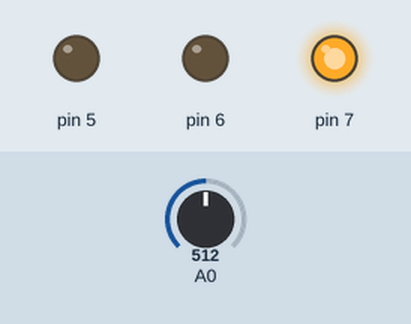
A sketch run on a simulated Arduino Uno, built with avr-gcc and run on an emulated ATmega328P. Parts: output pins drawn as LEDs (lit = HIGH). The inputs (shaded band) are chosen by the test bench; at power-on: A0 = 512.

Above: at 1.2 s.
1.3 s: A0 set to 494
At 1.8 s:
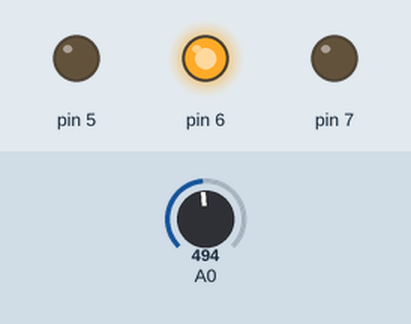
2.8 s: A0 set to 271
4.3 s: A0 set to 243
At 5.3 s:
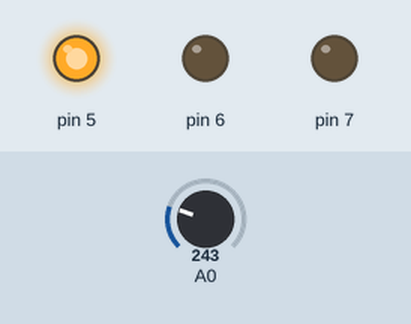
5.8 s: A0 set to 900
At 6.4 s:
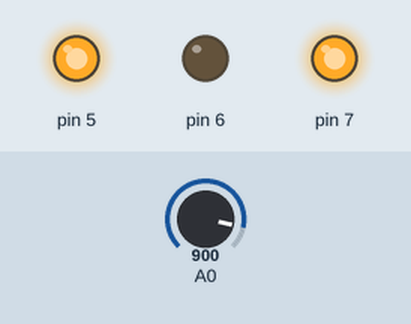
7.3 s: A0 set to 1011
8.8 s: A0 set to 1023
At 9.9 s:
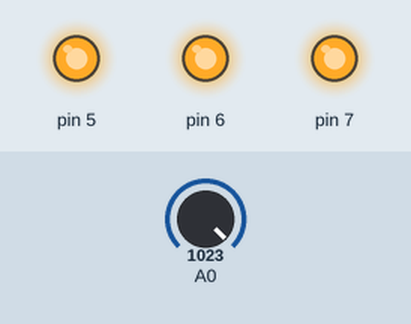
Timing chart, 0 to 11.3 s (numbered marks = the images above; inputs shaded):
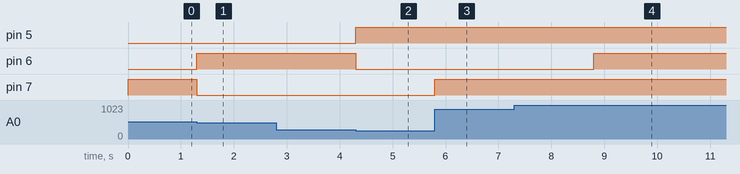

The sketch:

Code.ino
```cpp
int pot = 0;
int lamba;
void setup()
{
  pinMode(A0, INPUT);
  pinMode(5, OUTPUT);
  pinMode(6, OUTPUT);
  pinMode(7, OUTPUT);
}
void loop()
{
  pot = map(analogRead(A0), 0, 1023, 0, 4);
  lamba = analogRead(A0);
  if (pot == 0)
  {
    analogWrite(5, 255);
    analogWrite(6, 0);
    analogWrite(7, 0);
  }
  else if (pot == 1)
  {
    analogWrite(5, 0);
    analogWrite(6, 255);
    analogWrite(7, 0);
  }
  else if (pot == 2)
  {
    analogWrite(5, 0);
    analogWrite(6, 0);
    analogWrite(7, 255);
  }
  else  if (pot == 3)
  {
    analogWrite(5, 255);
    analogWrite(6, 0);
    analogWrite(7, 255);
  }
  else
  {
    analogWrite(5, 255);
    analogWrite(6, 255);
    analogWrite(7, 255);
  }
}
```

Measured:
- the behaviour switches between 512 and 511 on A0 (found by bisection; images 0 and 1)
- the behaviour switches between 256 and 255 on A0 (found by bisection; images 1 and 2)
- the behaviour switches between 1022 and 1023 on A0 (found by bisection; images 3 and 4)
- after the input at 1.3 s, pin 6: LOW → HIGH at once; pin 7: HIGH → LOW at once
- after the input at 2.8 s, every drawn part: stays the same
- after the input at 4.3 s, pin 5: LOW → HIGH at once; pin 6: HIGH → LOW at once
- after the input at 5.8 s, pin 7: LOW → HIGH at once
- after the input at 7.3 s, every drawn part: stays the same
- after the input at 8.8 s, pin 6: LOW → HIGH at once
